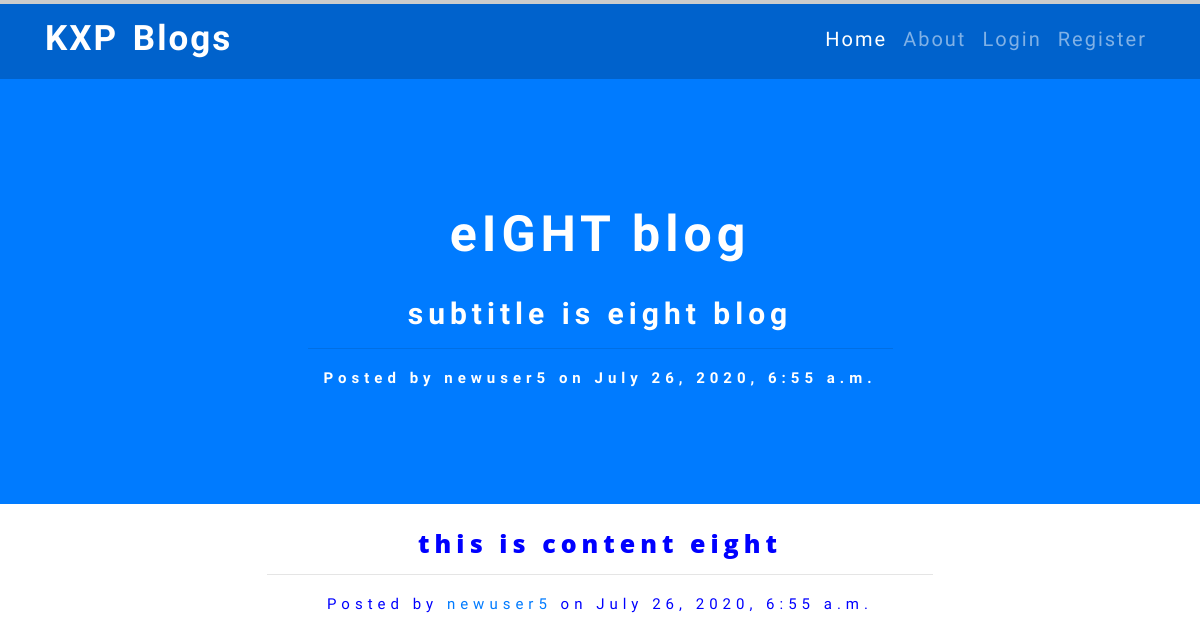
/post/eIGHT blog/, run on the app's committed database.
### blog/models.py (models this page shows, shortened)
class Post(models.Model):
    title = models.CharField(max_length=100, primary_key=True)
    subtitle = models.CharField(max_length=100,default='')
    content = models.TextField(default='')
    date_posted = models.DateTimeField(default=timezone.now)
    author = models.ForeignKey(User, on_delete=models.CASCADE)

### blog/views.py (the view)
# urls.py: path('post/<str:pk>/', PostDetailView.as_view(), name='post-detail'),
class PostDetailView(DetailView):
    model = Post

### blog/templates/blog/post_detail.html (shortened to what this page needs)
{% extends "blog/base.html" %}
{% load crispy_forms_tags %}
{% block content %}
<div class="container-fluid bg-primary profile ">
  <h2 class="post-title">{{ object.title }}</h2><br>
    <h3 class="post-subtitle">{{ object.subtitle }}</h3>
    <hr style="height:2px; width:50%; color: black;">
    <p class="post-subtitle">Posted by
            <a href="#" style="text-decoration: none; color:white;">{{ object.author }}</a>
            on {{ object.date_posted }}</p>
</div>
<div class="contents container my-4">
    <h3 class="content">{{ post.content }}</h3>
    <hr style="width: 60%; height: 2px;">
    <p class="post-meta">Posted by
            <a href="{% url 'user-posts' post.author.username %}" >{{ object.author }}</a>
            on {{object.date_posted}}</p>
</div>
{% endblock %}

### data on the page
Post: title "eIGHT blog", subtitle "subtitle is eight blog", author "newuser5", date_posted "July 26, 2020, 6:55 a.m.", content "this is content eight"
